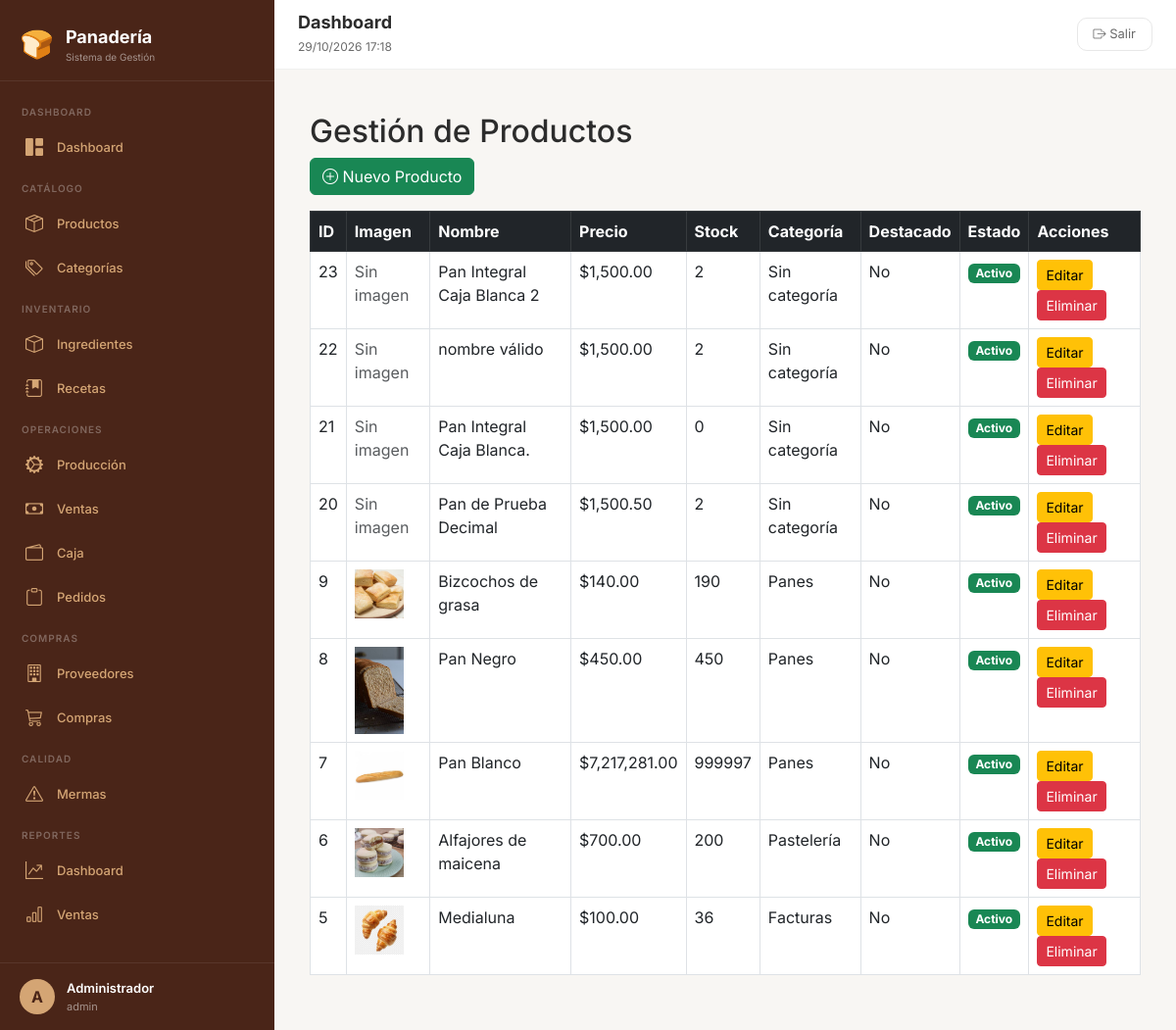
Screenshot of /index.php?modulo=productos&accion=index (signed in) with the database file from the repository.
### tables this page shows
CREATE TABLE `productos` (
  `id` int(11) NOT NULL,
  `nombre` varchar(150) NOT NULL,
  `descripcion` text DEFAULT NULL,
  `precio` decimal(10,2) NOT NULL,
  `stock` int(11) DEFAULT 0,
  `categoria` varchar(100) DEFAULT NULL,
  `imagen` varchar(255) DEFAULT NULL,
  `destacado` tinyint(1) DEFAULT 0,
  `estado` tinyint(1) DEFAULT 1,
  `created_at` timestamp NOT NULL DEFAULT current_timestamp(),
  `categoria_id` int(11) DEFAULT NULL,
  `stock_minimo` int(11) DEFAULT 0
);

CREATE TABLE `categorias` (
  `id` int(11) NOT NULL,
  `nombre` varchar(100) NOT NULL,
  `descripcion` text DEFAULT NULL,
  `activo` tinyint(1) DEFAULT 1,
  `created_at` timestamp NOT NULL DEFAULT current_timestamp()
);

### controllers/ProductosController.php (called while the page is built, shortened)
<?php
require_once __DIR__ . '/../models/Producto.php';
require_once __DIR__ . '/../includes/funciones.php';
class ProductosController {
    private $modelo;
    public function __construct() {
        $this->modelo = new Producto();
    }
    public function index() {
        $productos = $this->modelo->obtenerTodosConCategoria(true);
        include 'includes/header.php';
        include 'views/productos/index.php';
        include 'includes/footer.php';
    }
}
?>

### includes/funciones.php (called while the page is built, shortened)
<?php
function tieneRol($rolNombre) {
    return isset($_SESSION['rol']) && $_SESSION['rol'] === $rolNombre;
}
function esAdmin() {
    return tieneRol('admin');
}
?>

### config/database.php (called while the page is built, shortened)
<?php
function conectarDB() {
    try {
        $pdo = new PDO("mysql:host=" . DB_HOST . ";dbname=" . DB_NAME . ";charset=utf8", DB_USER, DB_PASS);
        $pdo->setAttribute(PDO::ATTR_ERRMODE, PDO::ERRMODE_EXCEPTION);
        $pdo->exec("SET time_zone = '-03:00'");
        return $pdo;
    } catch (PDOException $e) {
        die("Error de conexión: " . $e->getMessage());
    }
}
?>

### models/producto.php (called while the page is built, shortened)
<?php
require_once __DIR__ . '/../config/database.php';
class Producto {
    private $pdo;
    public function __construct($pdo = null) {
        $this->pdo = $pdo ?? conectarDB();
    }
    public function obtenerTodosConCategoria($activos = true) {
        $sql = "SELECT p.*, c.nombre as categoria_nombre
                FROM productos p
                LEFT JOIN categorias c ON p.categoria_id = c.id";
        if ($activos) {
            $sql .= " WHERE p.estado = 1";
        }
        $sql .= " ORDER BY p.id DESC";
        $stmt = $this->pdo->query($sql);
        return $stmt->fetchAll(PDO::FETCH_ASSOC);
    }
}
?>

### views/productos/index.php (the view, shortened to what this page needs)
<div class="container mt-4">
    <h2>Gestión de Productos</h2>
    <?php if (esAdmin() || tieneRol('panadero')): ?>
        <a href="index.php?modulo=productos&accion=crear" class="btn btn-success mb-3">
            <i class="bi bi-plus-circle"></i> Nuevo Producto
        </a>
    <?php endif; ?>
    <div class="table-responsive">
        <table class="table table-bordered table-hover">
            <thead class="table-dark">
                <tr>
                    <th>ID</th>
                    <th>Imagen</th>
                    <th>Nombre</th>
                    <th>Precio</th>
                    <th>Stock</th>
                    <th>Categoría</th>
                    <th>Destacado</th>
                    <th>Estado</th>
                    <th>Acciones</th>
                </tr>
            </thead>
            <tbody>
                <?php if (empty($productos)): ?>
                    <tr><td colspan="9" class="text-center">No hay productos registrados.</td></tr>
                <?php else: ?>
                    <?php foreach ($productos as $producto): ?>
                        <tr>
                            <td><?= $producto['id'] ?></td>
                            <td>
                                <?php if (!empty($producto['imagen'])): ?>
                                    <img src="assets/img/<?= $producto['imagen'] ?>" alt="Producto" width="50">
                                <?php else: ?>
                                    <span class="text-muted">Sin imagen</span>
                                <?php endif; ?>
                            </td>
                            <td><?= htmlspecialchars($producto['nombre']) ?></td>
                            <td>$<?= number_format($producto['precio'], 2) ?></td>
                            <td><?= $producto['stock'] ?></td>
                            <td><?= htmlspecialchars($producto['categoria_nombre'] ?? 'Sin categoría') ?></td>
                            <td><?= $producto['destacado'] ? '⭐ Sí' : 'No' ?></td>
                            <td>
                                <span class="badge <?= $producto['estado'] ? 'bg-success' : 'bg-secondary' ?>">
                                    <?= $producto['estado'] ? 'Activo' : 'Inactivo' ?>
                                </span>
                            </td>
                            <td>
                                <?php if (esAdmin() || tieneRol('panadero')): ?>
                                    <a href="index.php?modulo=productos&accion=editar&id=<?= $producto['id'] ?>" class="btn btn-sm btn-warning">Editar</a>
                                    <a href="index.php?modulo=productos&accion=eliminar&id=<?= $producto['id'] ?>" class="btn btn-sm btn-danger" onclick="return confirm('¿Eliminar este producto?')">Eliminar</a>
                                <?php else: ?>
                                    <span class="text-muted">Solo lectura</span>
                                <?php endif; ?>
                            </td>
                        </tr>
                    <?php endforeach; ?>
                <?php endif; ?>
            </tbody>
        </table>
    </div>
</div>

### rows the page displays
productos: id "23", imagen "Sin imagen", nombre "Pan Integral Caja Blanca 2", precio "1,500.00", stock "2", categoria_nombre "Sin categoría", destacado "No", estado "Activo"
productos: id "22", imagen "Sin imagen", nombre "nombre válido", precio "1,500.00", stock "2", categoria_nombre "Sin categoría", destacado "No", estado "Activo"
productos: id "21", imagen "Sin imagen", nombre "Pan Integral Caja Blanca.", precio "1,500.00", stock "0", categoria_nombre "Sin categoría", destacado "No", estado "Activo"
productos: id "20", imagen "Sin imagen", nombre "Pan de Prueba Decimal", precio "1,500.50", stock "2", categoria_nombre "Sin categoría", destacado "No", estado "Activo"
productos: id "9", imagen (picture), nombre "Bizcochos de grasa", precio "140.00", stock "190", categoria.nombre "Panes", destacado "No", estado "Activo"
productos: id "8", imagen (picture), nombre "Pan Negro", precio "450.00", stock "450", categoria.nombre "Panes", destacado "No", estado "Activo"
productos: id "7", imagen (picture), nombre "Pan Blanco", precio "7,217,281.00", stock "999997", categoria.nombre "Panes", destacado "No", estado "Activo"
productos: id "6", imagen (picture), nombre "Alfajores de maicena", precio "700.00", stock "200", categoria.nombre "Pastelería", destacado "No", estado "Activo"
productos: id "5", imagen (picture), nombre "Medialuna", precio "100.00", stock "36", categoria.nombre "Facturas", destacado "No", estado "Activo"

### other values shown
substr($_SESSION['usuario_nombre'] ?? 'U', 0, 1) "A"
$_SESSION['usuario_nombre'] "Administrador"
$_SESSION['rol'] "admin"
$titulos[$modulo_actual] "Dashboard"
